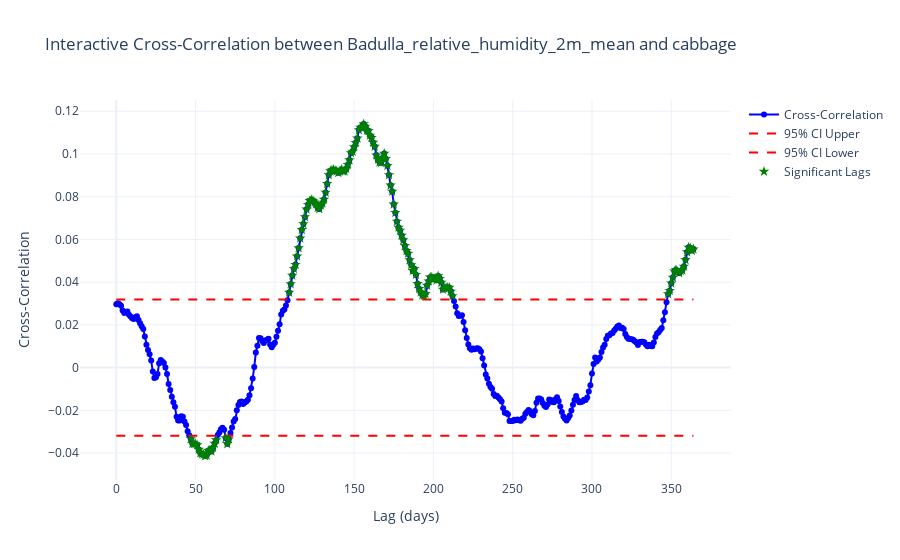

Notebook code for this chart:
### Markdown cell above
# Badulla_relative_humidity_2m_mean (49-60)

### Code cell
significant_results = interactive_cross_correlation(df, x_col='Badulla_relative_humidity_2m_mean', target_col='cabbage')
print(significant_results)

### Figure 1 — Plotly figure (JSON) as saved in the notebook; plotly's stock layout.template omitted (floating-point values rounded to 4 significant figures; data arrays with more than 128 entries replaced by an {"elided": "..."} marker saying what was removed)
{"data": [{"marker": {"color": "blue"}, "mode": "lines+markers", "name": "Cross-Correlation", "type": "scatter", "x": {"elided": "365 int values"}, "y": {"elided": "365 float values"}}, {"line": {"color": "red", "dash": "dash"}, "mode": "lines", "name": "95% CI Upper", "type": "scatter", "x": {"elided": "365 int values"}, "y": {"elided": "365 float values"}}, {"line": {"color": "red", "dash": "dash"}, "mode": "lines", "name": "95% CI Lower", "type": "scatter", "x": {"elided": "365 int values"}, "y": {"elided": "365 float values"}}, {"marker": {"color": "green", "size": 8, "symbol": "star"}, "mode": "markers", "name": "Significant Lags", "type": "scatter", "x": {"elided": "141 int values"}, "y": {"elided": "141 float values"}}], "layout": {"title": {"text": "Interactive Cross-Correlation between Badulla_relative_humidity_2m_mean and cabbage"}, "xaxis": {"title": {"text": "Lag (days)"}}, "yaxis": {"title": {"text": "Cross-Correlation"}}}}
